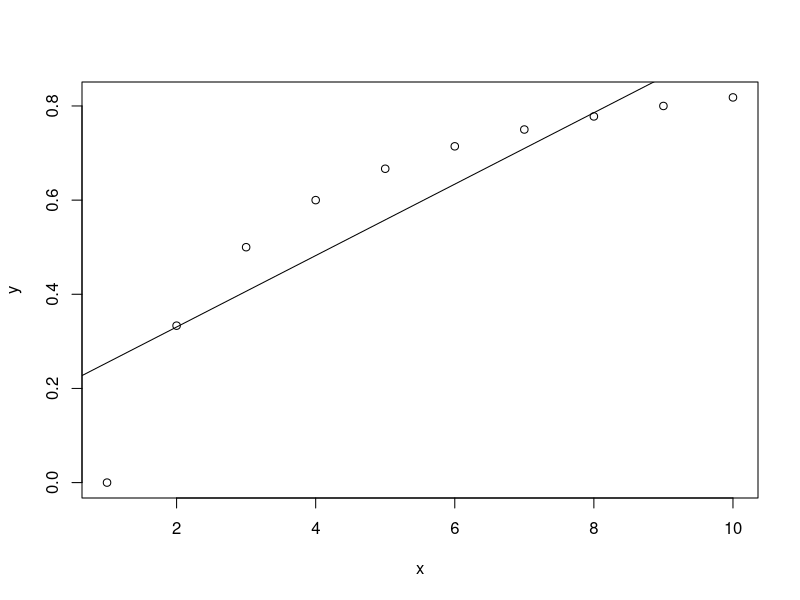

R code for this plot: (Note: this script raises an error after producing the figure.)
              #Sections 9.1-9.3
#Section 9.1
x <- c(1,3,5,7,9,11)
y <- c(6.5,4.3,9.1,-8.5,0,3.6)

x <- x+1
xx <- sqrt(x)
x; xx

x%%x
x%/%x
# %% produces the remainders of divison when dividing the first vector iwht the second vecot
# %/% produces the quoteint of the first vector and the second vector 
  #Exercise 9.1.1.0.1
# when the lenght of the longer vector is not a multiple of the shorter vecotor r will recycle elments of the longer vector, 
# meaning it will start over at element one in the shorter vector and continue unitl the operation has been performed on every
# number in the longer vector.

x <- seq(5,13,4)
x
w <- seq(1,5,0.2)
w
y <- seq(3,1)
y
# when the to is less than the from the sequence runs backward 

z <- c(1,3,5,7,9,11); z[3]
v <- z[c(2,3,4,5)]
v
v <- z[seq(1,5,2)]
v
v <- z[c(1,2,5)]; v
z[1] <- 12

z[c(1,3,5)] <- c(22,33,44)

r <- z[c(2,1,3)]
r
z

z[9] <- 11
z[9]
z
# When you set a value of an element that doesnt exist it will extend the vector to then include
# the new element and replace everything in between with "NA"

x <- c(1:10)
x
y <- (x-1)/(x+1)
plot(y~x)
g <- lm(y~x)
abline(g)
g

a <- 1
b <- 3
c <- a < b
d <- (a > b)
c
d

a <- c(1,2,3,4)
b <- c(1,1,5,5)
(a<b) | (a>3)
(a<b) || (a>3)

lowLight <- Light[Light<50]
lowLightrmax <- rmax[Light<50]
lowLight
# you cannot replace lowlight with Light because Light already references a vector, so it would not properly subset the data

x <- runif(20)
y <- mean(x)
low <-x[x<y] 

v <- c(1,1,1,1,2,2,2,2)
X <- matrix(v,nrow=2,ncol=4,byrow=TRUE)
X

m <- matrix((rnorm(35,1,2)),5,7)
m

C <- cbind(1:3,4:6,5:7); C
D <- rbind(1:3,4:6); D
rbind(C,D)
cbind(C,C)
cbind(C,D)
#cbind does not work with C & D because they do not have equal amounts of objects

x <- seq(1,27)
x
dim(x) <- c(3,9)
is.array(x)
is.matrix(x)
#by setting the dimension attribute on the vector x it makes it into a matrix
